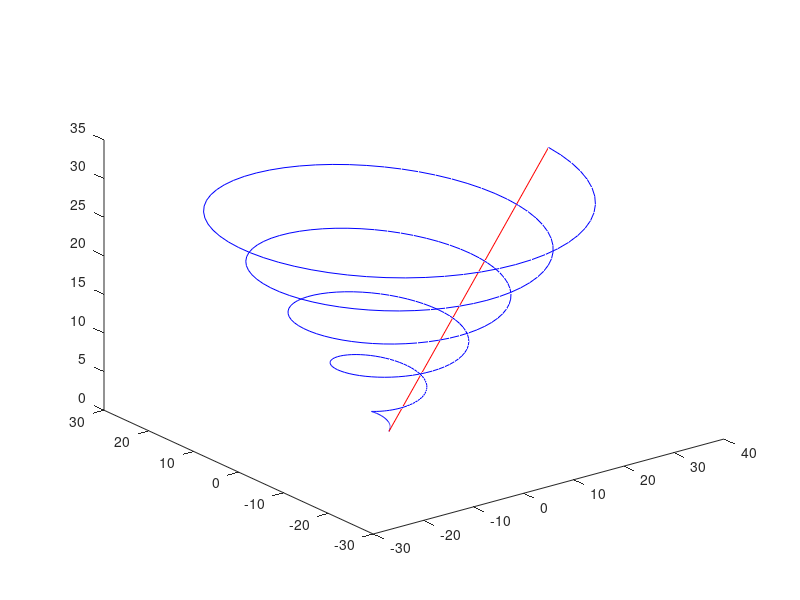

MATLAB code for this plot: (Note: this script raises an error after producing the figure.)
% test 10
%

clear


t=0:.1:10*pi;
x=t.*cos(t);
y=t.*sin(t);
z=t;
h=plot3(x,y,z,'b',[x(1) x(end)],[y(1) y(end)],[z(1) z(end)],'r');
h(1).LineWidth=2;
h(2).LineWidth=3;
title('Figura del test 11')
xlabel('x'); ylabel('y'), zlabel('z')
view(20,70)
grid on
